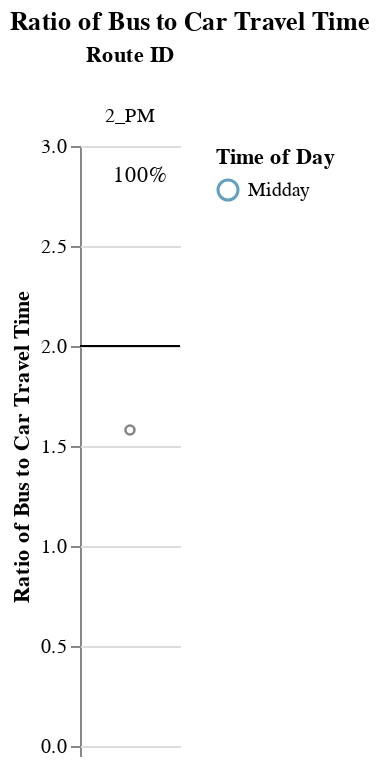
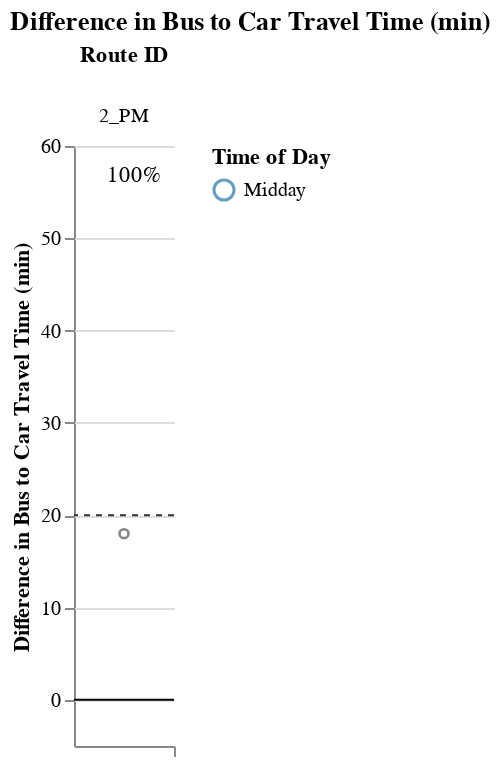

The code cell stored with these charts, in order, in its notebook:
### Markdown cell above
## Viable Competitive Routes
### Short Routes (< 1 hr)

### Code cell
# Allow for possibility that operator doesn't have routes that fall into certain route_groups
# But, jupyterbook will not like markdown with f-string
# separate out route_group and put in each cell, and use try/except + if to display...
# but all 3 route groups must be displayed. just add sentence about why no routes were returned at the end
route_group = "short"
try:
    display_charts_for_route_group(df, route_group)
except:
    print("No routes meet this criteria.")

### Figure 1 — Vega-Lite specification as saved in the notebook (floating-point values rounded to 4 significant figures)
{"config": {"view": {"continuousWidth": 400, "continuousHeight": 300, "stroke": null}, "facet": {"spacing": 0}}, "data": {"name": "data-4c086d94b2c54aa2628f3d36b7d52df0"}, "facet": {"column": {"field": "route_id", "sort": ["2_PM"], "title": "Route ID", "type": "nominal"}}, "spec": {"layer": [{"mark": "rule", "encoding": {"color": {"value": "black"}, "y": {"field": "cutoff", "type": "quantitative"}}, "selection": {"selector001": {"type": "interval", "bind": "scales", "encodings": ["x", "y"]}}}, {"mark": {"type": "point", "opacity": 0.65, "size": 12, "strokeWidth": 1.1}, "encoding": {"color": {"field": "time_of_day", "scale": {"range": ["#136C97", "#E16B26", "#F6BF16", "#00896B", "#7790A3", "#5B559C"]}, "sort": ["AM Peak", "Midday", "PM Peak", "Owl Service"], "title": "Time of Day", "type": "nominal"}, "tooltip": [{"field": "route_id", "type": "nominal"}, {"field": "route_name", "type": "nominal"}, {"field": "trip_id", "type": "nominal"}, {"field": "service_hours", "type": "quantitative"}, {"field": "car_duration_hours", "type": "quantitative"}, {"field": "bus_multiplier", "type": "quantitative"}, {"field": "bus_difference", "type": "quantitative"}, {"field": "num_trips", "type": "quantitative"}, {"field": "num_competitive", "type": "quantitative"}, {"field": "pct_trips_competitive", "type": "quantitative"}, {"field": "pct_below_cutoff", "type": "quantitative"}, {"field": "p25", "type": "quantitative"}, {"field": "p50", "type": "quantitative"}, {"field": "p75", "type": "quantitative"}], "x": {"axis": {"grid": false, "labels": false, "ticks": true, "values": [0]}, "field": "jitter", "scale": {}, "title": null, "type": "quantitative"}, "y": {"field": "bus_multiplier", "scale": {"domain": [0, 3.0]}, "title": "Ratio of Bus to Car Travel Time", "type": "quantitative"}}, "transform": [{"calculate": "sqrt(-2*log(random()))*cos(2*PI*random())", "as": "jitter"}], "width": 50}, {"layer": [{"mark": {"type": "point", "opacity": 0.6, "size": 20, "strokeWidth": 1.3}, "encoding": {"color": {"value": "#323434"}, "y": {"field": "bus_multiplier", "type": "quantitative"}}, "transform": [{"filter": "(datum.p50_trip === 1)"}]}, {"mark": {"type": "text", "align": "center", "baseline": "middle"}, "encoding": {"color": {"value": "black"}, "text": {"field": "pct_trips_competitive", "format": ".0%", "type": "quantitative"}, "tooltip": [{"field": "route_id", "type": "nominal"}, {"field": "route_name", "type": "nominal"}, {"field": "trip_id", "type": "nominal"}, {"field": "service_hours", "type": "quantitative"}, {"field": "car_duration_hours", "type": "quantitative"}, {"field": "bus_multiplier", "type": "quantitative"}, {"field": "bus_difference", "type": "quantitative"}, {"field": "num_trips", "type": "quantitative"}, {"field": "num_competitive", "type": "quantitative"}, {"field": "pct_trips_competitive", "type": "quantitative"}, {"field": "pct_below_cutoff", "type": "quantitative"}, {"field": "p25", "type": "quantitative"}, {"field": "p50", "type": "quantitative"}, {"field": "p75", "type": "quantitative"}], "x": {"value": 30}, "y": {"value": 15}}, "transform": [{"calculate": "sqrt(-2*log(random()))*cos(2*PI*random())", "as": "jitter"}, {"filter": "(datum.fastest_trip === 1)"}]}]}]}, "resolve": {"scale": {"y": "shared"}}, "title": "Ratio of Bus to Car Travel Time", "$schema": "https://vega.github.io/schema/vega-lite/v4.17.0.json", "datasets": {"data-4c086d94b2c54aa2628f3d36b7d52df0": [{"calitp_itp_id": 271, "trip_key": 4838876181372293792, "trip_id": "936516", "shape_id": "38258", "route_id": "2_PM", "service_hours": 0.82, "trip_first_departure_ts": 55680, "trip_last_arrival_ts": 58620, "departure_hour": 15, "time_of_day": "Midday", "p25": 0.82, "p50": 0.82, "p75": 0.82, "p50_trip": 1, "fastest_trip": 1, "car_duration_hours": 0.52, "competitive_route": 1, "bus_multiplier": 1.58, "bus_difference": 18.0, "num_trips": 1, "num_competitive": 1, "pct_trips_competitive": 1.0, "bus_difference_spread": 0.0, "route_group": "short", "max_trip_hrs": 0.82, "max_trip_route_group": 0.82, "below_cutoff": 1, "pct_below_cutoff": 1.0, "name": "City of Roseville", "caltrans_district": "03 - Marysville", "drmt_organization_name": null, "route_name": "Pm Commuter 2", "cutoff2": 20, "cutoff": 2}]}}

### Figure 2 — Vega-Lite specification as saved in the notebook (floating-point values rounded to 4 significant figures)
{"config": {"view": {"continuousWidth": 400, "continuousHeight": 300, "stroke": null}, "facet": {"spacing": 0}}, "data": {"name": "data-10da961097baffe0af46487dea801f0e"}, "facet": {"column": {"field": "route_id", "sort": ["2_PM"], "title": "Route ID", "type": "nominal"}}, "spec": {"layer": [{"mark": "rule", "encoding": {"color": {"value": "black"}, "y": {"field": "cutoff", "type": "quantitative"}}, "selection": {"selector002": {"type": "interval", "bind": "scales", "encodings": ["x", "y"]}}}, {"mark": {"type": "rule", "strokeDash": [3, 3]}, "encoding": {"color": {"value": "#323434"}, "y": {"field": "cutoff2", "type": "quantitative"}}}, {"mark": {"type": "point", "opacity": 0.65, "size": 12, "strokeWidth": 1.1}, "encoding": {"color": {"field": "time_of_day", "scale": {"range": ["#136C97", "#E16B26", "#F6BF16", "#00896B", "#7790A3", "#5B559C"]}, "sort": ["AM Peak", "Midday", "PM Peak", "Owl Service"], "title": "Time of Day", "type": "nominal"}, "tooltip": [{"field": "route_id", "type": "nominal"}, {"field": "route_name", "type": "nominal"}, {"field": "trip_id", "type": "nominal"}, {"field": "service_hours", "type": "quantitative"}, {"field": "car_duration_hours", "type": "quantitative"}, {"field": "bus_multiplier", "type": "quantitative"}, {"field": "bus_difference", "type": "quantitative"}, {"field": "num_trips", "type": "quantitative"}, {"field": "num_competitive", "type": "quantitative"}, {"field": "pct_trips_competitive", "type": "quantitative"}, {"field": "pct_below_cutoff", "type": "quantitative"}, {"field": "p25", "type": "quantitative"}, {"field": "p50", "type": "quantitative"}, {"field": "p75", "type": "quantitative"}], "x": {"axis": {"grid": false, "labels": false, "ticks": true, "values": [0]}, "field": "jitter", "scale": {}, "title": null, "type": "quantitative"}, "y": {"field": "bus_difference", "scale": {"domain": [-5, 57.6]}, "title": "Difference in Bus to Car Travel Time (min)", "type": "quantitative"}}, "transform": [{"calculate": "sqrt(-2*log(random()))*cos(2*PI*random())", "as": "jitter"}], "width": 50}, {"layer": [{"mark": {"type": "point", "opacity": 0.6, "size": 20, "strokeWidth": 1.3}, "encoding": {"color": {"value": "#323434"}, "y": {"field": "bus_difference", "type": "quantitative"}}, "transform": [{"filter": "(datum.p50_trip === 1)"}]}, {"mark": {"type": "text", "align": "center", "baseline": "middle"}, "encoding": {"color": {"value": "black"}, "text": {"field": "pct_trips_competitive", "format": ".0%", "type": "quantitative"}, "tooltip": [{"field": "route_id", "type": "nominal"}, {"field": "route_name", "type": "nominal"}, {"field": "trip_id", "type": "nominal"}, {"field": "service_hours", "type": "quantitative"}, {"field": "car_duration_hours", "type": "quantitative"}, {"field": "bus_multiplier", "type": "quantitative"}, {"field": "bus_difference", "type": "quantitative"}, {"field": "num_trips", "type": "quantitative"}, {"field": "num_competitive", "type": "quantitative"}, {"field": "pct_trips_competitive", "type": "quantitative"}, {"field": "pct_below_cutoff", "type": "quantitative"}, {"field": "p25", "type": "quantitative"}, {"field": "p50", "type": "quantitative"}, {"field": "p75", "type": "quantitative"}], "x": {"value": 30}, "y": {"value": 15}}, "transform": [{"calculate": "sqrt(-2*log(random()))*cos(2*PI*random())", "as": "jitter"}, {"filter": "(datum.fastest_trip === 1)"}]}]}]}, "resolve": {"scale": {"y": "shared"}}, "title": "Difference in Bus to Car Travel Time (min)", "$schema": "https://vega.github.io/schema/vega-lite/v4.17.0.json", "datasets": {"data-10da961097baffe0af46487dea801f0e": [{"calitp_itp_id": 271, "trip_key": 4838876181372293792, "trip_id": "936516", "shape_id": "38258", "route_id": "2_PM", "service_hours": 0.82, "trip_first_departure_ts": 55680, "trip_last_arrival_ts": 58620, "departure_hour": 15, "time_of_day": "Midday", "p25": 0.82, "p50": 0.82, "p75": 0.82, "p50_trip": 1, "fastest_trip": 1, "car_duration_hours": 0.52, "competitive_route": 1, "bus_multiplier": 1.58, "bus_difference": 18.0, "num_trips": 1, "num_competitive": 1, "pct_trips_competitive": 1.0, "bus_difference_spread": 0.0, "route_group": "short", "max_trip_hrs": 0.82, "max_trip_route_group": 0.82, "below_cutoff": 1, "pct_below_cutoff": 1.0, "name": "City of Roseville", "caltrans_district": "03 - Marysville", "drmt_organization_name": null, "route_name": "Pm Commuter 2", "cutoff2": 20, "cutoff": 0}]}}
